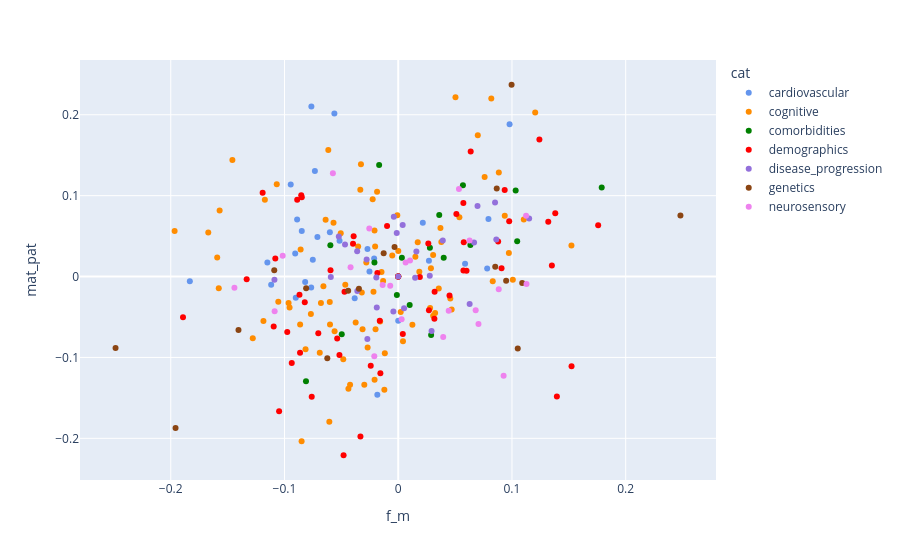
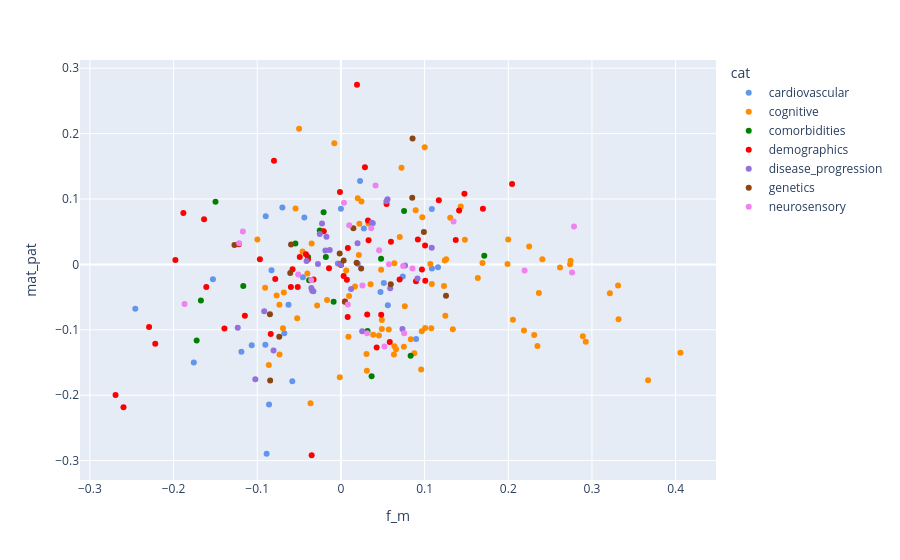
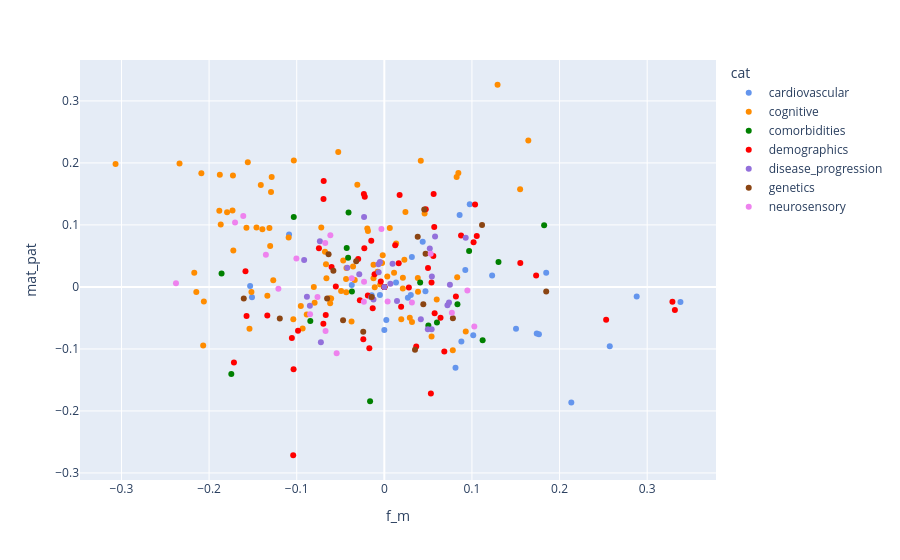

The notebook cell these images were saved under, in order:
### Code cell
for c in range(0,3):
    diff_mat_pat = loadings_mat_df[c]-loadings_pat_df[c]
    diff_mat_pat.rename(index=names_dict, inplace=True)
    diff_f_m = loadings_females_df[c]-loadings_males_df[c]
    diff_f_m.rename(index=names_dict, inplace=True)

    tmp = pd.DataFrame(np.array(diff_mat_pat),columns=['mat_pat'])
    tmp['f_m'] = np.array(diff_f_m)
    tmp['cat'] = cat
    tmp['phens'] = diff_mat_pat.index
    
    cat_order = tmp.groupby('cat').mean().index
    tmp = tmp.sort_values(by='cat')
        
    fig = px.scatter(tmp, x="f_m", y="mat_pat",color='cat', hover_name='phens',
                     color_discrete_sequence=['cornflowerblue', 'darkorange', 'green', 'red', 'mediumpurple', 'saddlebrown', 'violet'])
    fig.show()
